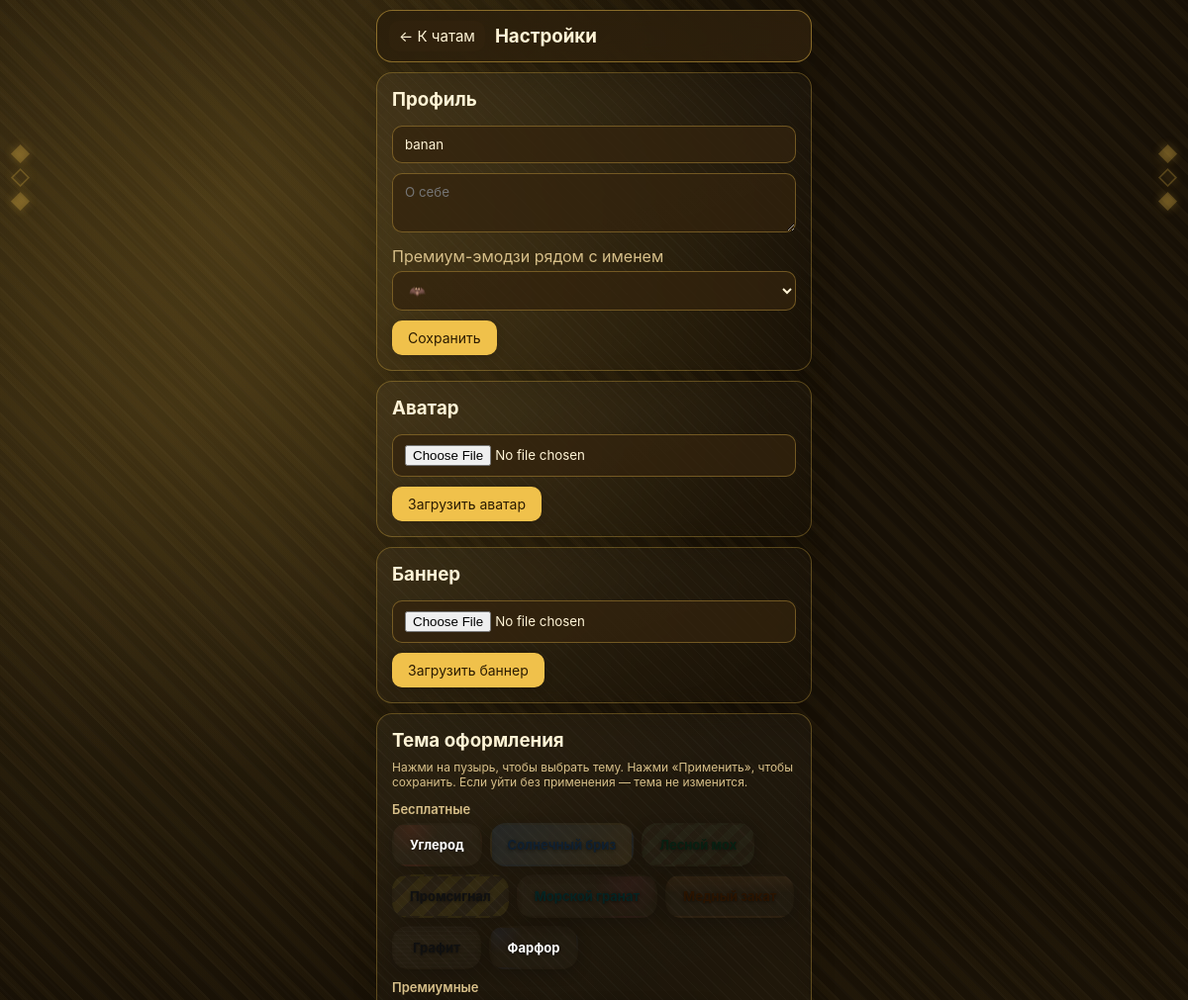
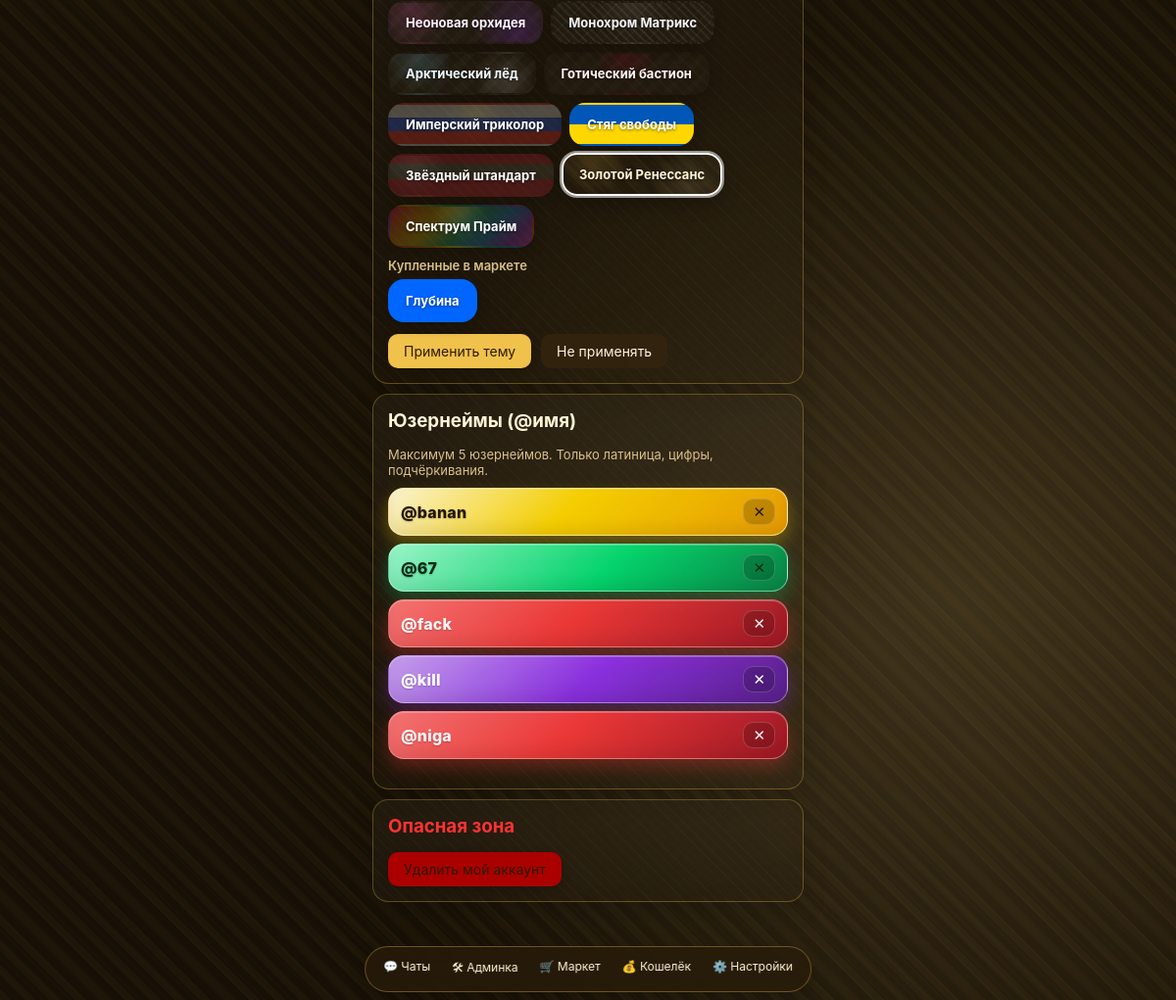
The app's page /settings (signed in) with its own data (2 pictures, top to bottom).
### tables this page shows
CREATE TABLE users (
        id INTEGER PRIMARY KEY AUTOINCREMENT,
        login TEXT UNIQUE,
        password_hash TEXT,
        username TEXT,
        bio TEXT DEFAULT '',
        avatar TEXT DEFAULT '',
        theme TEXT DEFAULT 'default',
        balance INTEGER DEFAULT 0,
        premium INTEGER DEFAULT 0,
        premium_emoji TEXT DEFAULT '',
        banner TEXT DEFAULT '',
        verified INTEGER DEFAULT 0,
        is_admin INTEGER DEFAULT 0,
        blocked INTEGER DEFAULT 0,
        is_online INTEGER DEFAULT 0,
        free_nft_used INTEGER DEFAULT 0,
        owned_themes TEXT DEFAULT '',
        owned_emojis TEXT DEFAULT ''
    );

CREATE TABLE user_usernames (
        id INTEGER PRIMARY KEY AUTOINCREMENT,
        user_id INTEGER,
        uname TEXT UNIQUE,
        score INTEGER,
        reason TEXT,
        rarity TEXT,
        is_nft INTEGER DEFAULT 0,
        for_sale INTEGER DEFAULT 0,
        sale_price INTEGER DEFAULT 0,
        created_at TIMESTAMP DEFAULT CURRENT_TIMESTAMP
    );

### app.py (the view)
@app.route('/settings')
@login_required
def settings():
    user = get_current_user()
    conn = get_db()
    my_usernames = conn.execute('SELECT * FROM user_usernames WHERE user_id = ?', (user['id'],)).fetchall()
    owned = user['owned_themes'].split(',') if user['owned_themes'] else []
    owned_emojis = user['owned_emojis'].split(',') if user['owned_emojis'] else []
    conn.close()
    preview_themes = {}
    for k, v in THEMES.items():
        preview_themes[k] = v
    for k, mt in MARKET_THEMES.items():
        base = THEMES['default'].copy()
        base.update(mt.get('theme', {}))
        base['name'] = mt['name']
        preview_themes[k] = base
    return render_template('settings.html', user=user, my_usernames=my_usernames, owned_themes=owned, owned_emojis=owned_emojis, all_themes=THEMES, premium_themes=PREMIUM_THEMES, market_themes=MARKET_THEMES, preview_themes_json=json.dumps(preview_themes, ensure_ascii=False))

### app.py (called while the page is built, shortened)
def get_db():
    conn = sqlite3.connect(DB_NAME)
    conn.row_factory = sqlite3.Row
    return conn

def login_required(f):
    @wraps(f)
    def decorated_function(*args, **kwargs):
        if 'user_id' not in session:
            return redirect(url_for('login'))
        conn = get_db()
        user = conn.execute('SELECT * FROM users WHERE id = ?', (session['user_id'],)).fetchone()
        conn.close()
        if user and user['blocked']:
            return redirect(url_for('blocked'))
        return f(*args, **kwargs)
    return decorated_function

def get_current_user():
    if 'user_id' not in session:
        return None
    conn = get_db()
    user = conn.execute('SELECT * FROM users WHERE id = ?', (session['user_id'],)).fetchone()
    conn.close()
    return user

def get_theme_data(theme_key):
    if theme_key in THEMES:
        t = THEMES[theme_key].copy()
        return t

@app.context_processor
def inject_theme():
    user = get_current_user()
    if user:
        theme_key = user['theme'] if user['theme'] else 'default'
        theme = get_theme_data(theme_key)
        return dict(theme=theme, current_user=user, all_themes_global=THEMES, market_themes_global=MARKET_THEMES)
    return dict(theme=THEMES['default'].copy(), current_user=None, all_themes_global=THEMES, market_themes_global=MARKET_THEMES)

### templates/settings.html (shortened to what this page needs)
{% extends "base.html" %}
{% block content %}
<div class="header">
    <a href="{{ url_for('search') }}" class="back-btn">← К чатам</a>
    <h3 style="flex: 1;">Настройки</h3>
</div>
<div class="card">
    <h3 style="margin-bottom: 15px;">Профиль</h3>
    <form method="POST" action="{{ url_for('update_profile') }}">
        <input type="text" name="username" class="input" value="{{ user.username }}" placeholder="Отображаемое имя" required>
        <textarea name="bio" class="input" placeholder="О себе" style="resize: vertical; min-height: 60px;">{{ user.bio }}</textarea>
        <div style="margin-bottom: 10px;">
            <div style="margin-bottom: 5px; color: var(--muted);">Премиум-эмодзи рядом с именем</div>
            <select name="premium_emoji" class="input" style="margin-bottom: 0;">
                <option value="🦇" {% if user.premium_emoji == '🦇' %}selected{% endif %}>🦇</option>
            </select>
        </div>
        <button type="submit" class="btn">Сохранить</button>
    </form>
</div>
<div class="card">
    <h3 style="margin-bottom: 15px;">Аватар</h3>
    <form method="POST" action="{{ url_for('upload_avatar') }}" enctype="multipart/form-data">
        <input type="file" name="avatar" class="input" accept="image/png,image/jpeg,image/jpg,image/gif,image/webp" required>
        <button type="submit" class="btn">Загрузить аватар</button>
    </form>
</div>
<div class="card">
    <h3 style="margin-bottom: 15px;">Баннер</h3>
    {% if user.premium %}
    <form method="POST" action="{{ url_for('upload_banner') }}" enctype="multipart/form-data">
        <input type="file" name="banner" class="input" accept="image/png,image/jpeg,image/jpg,image/gif,image/webp" required>
        <button type="submit" class="btn">Загрузить баннер</button>
    </form>
    {% else %}
    <div style="color: var(--muted);">Баннер только с премиумом</div>
    {% endif %}
</div>
<div class="card">
    <h3 style="margin-bottom: 8px;">Тема оформления</h3>
    <p style="color: var(--muted); font-size: 12px; margin-bottom: 12px;">Нажми на пузырь, чтобы выбрать тему. Нажми «Применить», чтобы сохранить. Если уйти без применения — тема не изменится.</p>
    <form method="POST" action="{{ url_for('update_profile') }}" id="themeForm">
        <div style="font-weight: 600; margin: 10px 0 6px; color: var(--muted); font-size: 13px;">Бесплатные</div>
        <div style="display: flex; flex-wrap: wrap; gap: 8px; margin-bottom: 10px;">
            {% for key, t in all_themes.items() %}
            {% if key not in premium_themes %}
            <div class="theme-bubble {% if user.theme == key %}selected{% endif %}" data-theme="{{ key }}" onclick="selectTheme('{{ key }}', this, false)"
                 style="background: {% if t.pattern != 'none' and 'gradient' in t.pattern %}{{ t.pattern }}{% elif 'gradient' in t.bg %}{{ t.bg }}{% else %}{{ t.accent }}{% endif %}; color: {{ t.accent_text }}; border: 2px solid {% if user.theme == key %}#fff{% else %}transparent{% endif %};">
                {{ t.name }}
            </div>
            {% endif %}
            {% endfor %}
        </div>
        <div style="font-weight: 600; margin: 10px 0 6px; color: var(--muted); font-size: 13px;">Премиумные</div>
        <div style="display: flex; flex-wrap: wrap; gap: 8px; margin-bottom: 10px;">
            {% for key, t in all_themes.items() %}
            {% if key in premium_themes %}
            {% set locked = not user.premium %}
            <div class="theme-bubble {% if user.theme == key %}selected{% endif %} {% if locked %}locked{% endif %}" data-theme="{{ key }}"
                 onclick="{% if locked %}alert('Премиум тема недоступна');{% else %}selectTheme('{{ key }}', this, false);{% endif %}"
                 style="background: {% if t.pattern != 'none' %}{{ t.pattern }}{% elif 'gradient' in t.bg %}{{ t.bg }}{% else %}{{ t.accent }}{% endif %}; color: {{ t.text }}; border: 2px solid {% if user.theme == key %}#fff{% else %}transparent{% endif %}; {% if locked %}opacity: 0.55; filter: grayscale(0.3);{% endif %}">
                {{ t.name }}{% if locked %} 🔒{% endif %}
            </div>
            {% endif %}
            {% endfor %}
        </div>
        {% if owned_themes %}
        <div style="font-weight: 600; margin: 10px 0 6px; color: var(--muted); font-size: 13px;">Купленные в маркете</div>
        <div style="display: flex; flex-wrap: wrap; gap: 8px; margin-bottom: 10px;">
            {% for key in owned_themes %}
            {% if key and key in market_themes %}
            {% set mt = market_themes[key] %}
            {% set mtt = mt.theme %}
            <div class="theme-bubble {% if user.theme == key %}selected{% endif %}" data-theme="{{ key }}" onclick="selectTheme('{{ key }}', this, false)"
                 style="background: {{ mtt.accent if mtt.accent else '#666' }}; color: {{ mtt.accent_text if mtt.accent_text else '#fff' }}; border: 2px solid {% if user.theme == key %}#fff{% else %}transparent{% endif %};">
                {{ mt.name }}
            </div>
            {% endif %}
            {% endfor %}
        </div>
        {% endif %}
        <div style="display: flex; gap: 10px; margin-top: 12px; flex-wrap: wrap;">
            <button type="submit" class="btn">Применить тему</button>
            <a href="{{ url_for('search') }}" class="btn" style="background: var(--panel); color: var(--text); box-shadow: none;">Не применять</a>
        </div>
    </form>
</div>
<div class="card">
    <h3 style="margin-bottom: 15px;">Юзернеймы (@имя)</h3>
    <p style="color: var(--muted); font-size: 13px; margin-bottom: 10px;">Максимум 5 юзернеймов. Только латиница, цифры, подчёркивания.</p>
    <div style="margin-bottom: 15px; display: flex; flex-direction: column; gap: 8px;">
        {% if my_usernames %}
        {% for un in my_usernames %}
        {% set rcolor = '#9aa0a6' %}
        {% set rtext = '#ffffff' %}
        {% set rbg = 'linear-gradient(135deg, rgba(154,160,166,0.75) 0%, rgba(95,99,104,0.55) 100%)' %}
        {% set rglow = 'rgba(154,160,166,0.2)' %}
        {% set rborder = 'rgba(255,255,255,0.22)' %}
        {% if un.rarity == 'legend' %}
            {% set rcolor = '#ffd700' %}{% set rtext = '#241600' %}
            {% set rbg = 'linear-gradient(135deg, rgba(255,248,214,0.98) 0%, rgba(255,215,0,0.95) 45%, rgba(255,170,0,0.88) 100%)' %}
            {% set rglow = 'rgba(255,215,0,0.32)' %}{% set rborder = 'rgba(255,236,170,0.72)' %}
        {% elif un.rarity == 'myth' %}
            {% if un.id % 10 == 0 %}
                {% set rcolor = '#ff4fd8' %}{% set rtext = '#ffffff' %}
                {% set rbg = 'linear-gradient(135deg, #ff0044 0%, #ff8800 18%, #ffe600 36%, #00d084 54%, #0099ff 72%, #8a2be2 88%, #ff4fd8 100%)' %}
                {% set rglow = 'rgba(255,79,216,0.28)' %}{% set rborder = 'rgba(255,255,255,0.42)' %}
            {% else %}
                {% set rcolor = '#ff3b3b' %}{% set rtext = '#fff5f5' %}
                {% set rbg = 'linear-gradient(135deg, rgba(255,120,120,0.95) 0%, rgba(255,59,59,0.9) 45%, rgba(180,20,40,0.82) 100%)' %}
                {% set rglow = 'rgba(255,59,59,0.3)' %}{% set rborder = 'rgba(255,170,170,0.52)' %}
            {% endif %}
        {% elif un.rarity == 'epic' %}
            {% set rcolor = '#b366ff' %}{% set rtext = '#ffffff' %}
            {% set rbg = 'linear-gradient(135deg, rgba(210,170,255,0.92) 0%, rgba(153,51,255,0.86) 50%, rgba(98,30,170,0.78) 100%)' %}
            {% set rglow = 'rgba(153,51,255,0.28)' %}{% set rborder = 'rgba(220,190,255,0.48)' %}
        {% elif un.rarity == 'rare' %}
            {% set rcolor = '#5ab0ff' %}{% set rtext = '#ffffff' %}
            {% set rbg = 'linear-gradient(135deg, rgba(150,210,255,0.92) 0%, rgba(51,153,255,0.86) 50%, rgba(20,90,180,0.78) 100%)' %}
            {% set rglow = 'rgba(51,153,255,0.26)' %}{% set rborder = 'rgba(170,220,255,0.48)' %}
        {% elif un.rarity == '67' %}
            {% set rcolor = '#00e676' %}{% set rtext = '#002b12' %}
            {% set rbg = 'linear-gradient(135deg, rgba(160,255,210,0.95) 0%, rgba(0,230,118,0.9) 55%, rgba(0,150,80,0.82) 100%)' %}
            {% set rglow = 'rgba(0,230,118,0.26)' %}{% set rborder = 'rgba(180,255,220,0.52)' %}
        {% endif %}
        <div style="display: flex; align-items: center; gap: 10px; padding: 10px 12px; background: {{ rbg }}; border: 1px solid {{ rborder }}; border-radius: 16px; box-shadow: 0 8px 18px {{ rglow }}, inset 0 1px 0 rgba(255,255,255,0.25), inset 0 -8px 14px rgba(0,0,0,0.07); transition: transform 0.15s, filter 0.2s, box-shadow 0.2s; backdrop-filter: blur(4px);"
             onmouseover="this.style.transform='translateY(-1px)'; this.style.filter='saturate(1.06) brightness(1.03)'; this.style.boxShadow='0 12px 22px {{ rglow }}';"
             onmouseout="this.style.transform='translateY(0)'; this.style.filter='none'; this.style.boxShadow='0 8px 18px {{ rglow }}, inset 0 1px 0 rgba(255,255,255,0.25), inset 0 -8px 14px rgba(0,0,0,0.07)';">
            <div style="flex: 1; color: {{ rtext }}; font-weight: 800; letter-spacing: 0.2px; text-shadow: 0 1px 2px rgba(0,0,0,0.22);">@{{ un.uname }}</div>
            <form method="POST" action="{{ url_for('delete_username') }}" style="margin: 0;">
                <button type="submit" title="Удалить" style="background: rgba(0,0,0,0.18); border: 1px solid rgba(255,255,255,0.18); color: {{ rtext }}; cursor: pointer; font-size: 15px; border-radius: 10px; padding: 3px 9px; transition: background 0.2s, transform 0.1s;" onmouseover="this.style.background='rgba(0,0,0,0.32)'" onmouseout="this.style.background='rgba(0,0,0,0.18)'">✕</button>
            </form>
        </div>
        {% endfor %}
        {% else %}
        <div style="color: var(--muted); text-align: center;">Юзов нет</div>
        {% endif %}
    </div>
</div>
<div class="card">
    <h3 style="margin-bottom: 15px; color: #ff3333;">Опасная зона</h3>
    <form method="POST" action="{{ url_for('delete_my_account') }}" onsubmit="return confirm('Вы уверены, что хотите удалить аккаунт? Это действие необратимо!');">
        <button type="submit" class="btn" style="background: #aa0000;">Удалить мой аккаунт</button>
    </form>
</div>
{% endblock %}

### templates/settings.html (style rules this page uses)
.theme-bubble { padding: 12px 16px; border-radius: 16px; cursor: pointer; font-size: 13px; font-weight: 700; transition: transform 0.15s, box-shadow 0.2s, border-color 0.2s, filter 0.2s; box-shadow: 0 4px 14px rgba(0,0,0,0.22); min-width: 90px; text-align: center; user-select: none; position: relative; overflow: hidden; text-shadow: 0 1px 3px rgba(0,0,0,0.5); backdrop-filter: blur(2px); }
.theme-bubble.selected { box-shadow: 0 0 0 2px rgba(255,255,255,0.55), 0 8px 18px rgba(0,0,0,0.28); transform: translateY(-1px); }

### records on screen
users: username "banan", premium_emoji "🦇", name "Глубина"
user_usernames: uname "banan"
user_usernames: uname "67"
user_usernames: uname "fack"
user_usernames: uname "kill"
user_usernames: uname "niga"

### other values on screen
{{ theme.decor | safe }} "◆ ◇ ◆ ◆ ◇ ◆"
{{ t.name }} "Углерод" "Солнечный бриз" "Лесной мох" "Промсигнал" "Графит" "Фарфор"
{{ t.name }} "Неоновая орхидея" "Монохром Матрикс" "Арктический лёд" "Готический бастион" "Имперский триколор" "Стяг свободы" "Звёздный штандарт" "Золотой Ренессанс" "Спектрум Прайм"
